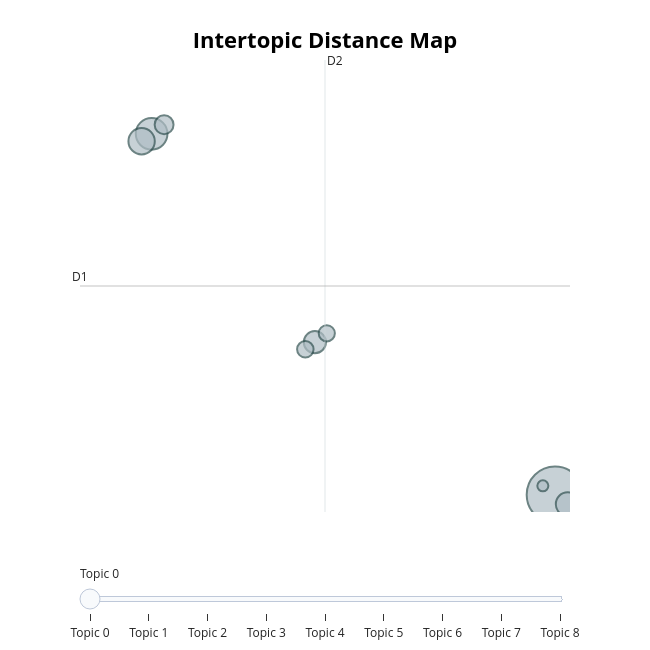

The notebook cell saved with this chart:
### Markdown cell above
## Specify number of topics 

Number of wanted topics can be also specified when defining the model. The algorithm then combines similar topics with each others. Let's specify the number of wanted topics and then run fitting the model to our documents again. We can see that the topics are quite similar than when running the model without specifying the number of topics. It is though an unsolved problem, how many topics should be used in topic modelling.

### Code cell
model = BERTopic(nr_topics=10, verbose=True, calculate_probabilities=True) 
topics, probabilities = model.fit_transform(documents)

model.visualize_topics()

### Figure 1 — Plotly figure (JSON) as saved in the notebook; plotly's stock layout.template omitted (floating-point values rounded to 4 significant figures)
{"data": [{"customdata": [[0, "the | to | in | of | and", 341], [1, "the | and | of | music | her", 107], [2, "you | your | to | and | the", 74], [3, "russian | the | ukraine | to | in", 60], [4, "of | and | the | storm | in", 52], [5, "the | to | nfl | quarterback | and", 38], [6, "the | of | for | us | and", 29], [7, "the | to | virus | in | vaccine", 28], [8, "joe | biden | president | bidens | first", 13]], "hovertemplate": "<b>Topic %{customdata[0]}</b><br>%{customdata[1]}<br>Size: %{customdata[2]}", "legendgroup": "", "marker": {"color": "#B0BEC5", "line": {"color": "DarkSlateGrey", "width": 2}, "size": [341, 107, 74, 60, 52, 38, 29, 28, 13], "sizemode": "area", "sizeref": 0.2131, "symbol": "circle"}, "mode": "markers", "name": "", "orientation": "v", "showlegend": false, "type": "scatter", "x": [0.08211, -12.38, -12.69, 0.4751, -7.335, -11.99, -7.63, -6.967, -0.2925], "xaxis": "x", "y": [2.565, 17.65, 17.34, 2.172, 8.941, 18.03, 8.645, 9.309, 2.939], "yaxis": "y"}], "layout": {"annotations": [{"showarrow": false, "text": "D1", "x": -14.59, "y": 11.29, "yshift": 10}, {"showarrow": false, "text": "D2", "x": -7.022, "xshift": 10, "y": 20.73}], "height": 650, "hoverlabel": {"bgcolor": "white", "font": {"family": "Rockwell", "size": 16}}, "legend": {"itemsizing": "constant", "tracegroupgap": 0}, "margin": {"t": 60}, "shapes": [{"line": {"color": "#CFD8DC", "width": 2}, "type": "line", "x0": -7.022, "x1": -7.022, "y0": 1.846, "y1": 20.73}, {"line": {"color": "#9E9E9E", "width": 2}, "type": "line", "x0": -14.59, "x1": 0.5464, "y0": 11.29, "y1": 11.29}], "sliders": [{"active": 0, "pad": {"t": 50}, "steps": [{"args": [{"marker.color": [["red", "#B0BEC5", "#B0BEC5", "#B0BEC5", "#B0BEC5", "#B0BEC5", "#B0BEC5", "#B0BEC5", "#B0BEC5"]]}], "label": "Topic 0", "method": "update"}, {"args": [{"marker.color": [["#B0BEC5", "red", "#B0BEC5", "#B0BEC5", "#B0BEC5", "#B0BEC5", "#B0BEC5", "#B0BEC5", "#B0BEC5"]]}], "label": "Topic 1", "method": "update"}, {"args": [{"marker.color": [["#B0BEC5", "#B0BEC5", "red", "#B0BEC5", "#B0BEC5", "#B0BEC5", "#B0BEC5", "#B0BEC5", "#B0BEC5"]]}], "label": "Topic 2", "method": "update"}, {"args": [{"marker.color": [["#B0BEC5", "#B0BEC5", "#B0BEC5", "red", "#B0BEC5", "#B0BEC5", "#B0BEC5", "#B0BEC5", "#B0BEC5"]]}], "label": "Topic 3", "method": "update"}, {"args": [{"marker.color": [["#B0BEC5", "#B0BEC5", "#B0BEC5", "#B0BEC5", "red", "#B0BEC5", "#B0BEC5", "#B0BEC5", "#B0BEC5"]]}], "label": "Topic 4", "method": "update"}, {"args": [{"marker.color": [["#B0BEC5", "#B0BEC5", "#B0BEC5", "#B0BEC5", "#B0BEC5", "red", "#B0BEC5", "#B0BEC5", "#B0BEC5"]]}], "label": "Topic 5", "method": "update"}, {"args": [{"marker.color": [["#B0BEC5", "#B0BEC5", "#B0BEC5", "#B0BEC5", "#B0BEC5", "#B0BEC5", "red", "#B0BEC5", "#B0BEC5"]]}], "label": "Topic 6", "method": "update"}, {"args": [{"marker.color": [["#B0BEC5", "#B0BEC5", "#B0BEC5", "#B0BEC5", "#B0BEC5", "#B0BEC5", "#B0BEC5", "red", "#B0BEC5"]]}], "label": "Topic 7", "method": "update"}, {"args": [{"marker.color": [["#B0BEC5", "#B0BEC5", "#B0BEC5", "#B0BEC5", "#B0BEC5", "#B0BEC5", "#B0BEC5", "#B0BEC5", "red"]]}], "label": "Topic 8", "method": "update"}]}], "title": {"font": {"color": "Black", "size": 22}, "text": "<b>Intertopic Distance Map</b>", "x": 0.5, "xanchor": "center", "y": 0.95, "yanchor": "top"}, "width": 650, "xaxis": {"anchor": "y", "domain": [0, 1], "range": [-14.59, 0.5464], "title": {"text": ""}, "visible": false}, "yaxis": {"anchor": "x", "domain": [0, 1], "range": [1.846, 20.73], "title": {"text": ""}, "visible": false}}}
